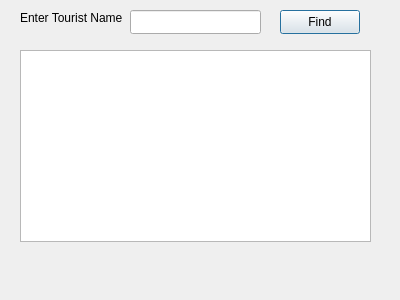
<?xml version="1.0" encoding="UTF-8"?>
<ui version="4.0">
 <class>FindTourist</class>
 <widget class="QDialog" name="FindTourist">
  <property name="geometry">
   <rect>
    <x>0</x>
    <y>0</y>
    <width>400</width>
    <height>300</height>
   </rect>
  </property>
  <property name="windowTitle">
   <string>Find Tourist</string>
  </property>
  <widget class="QLabel" name="label">
   <property name="geometry">
    <rect>
     <x>20</x>
     <y>10</y>
     <width>111</width>
     <height>16</height>
    </rect>
   </property>
   <property name="text">
    <string>Enter Tourist Name</string>
   </property>
  </widget>
  <widget class="QLineEdit" name="txtTouristName">
   <property name="geometry">
    <rect>
     <x>130</x>
     <y>10</y>
     <width>131</width>
     <height>24</height>
    </rect>
   </property>
  </widget>
  <widget class="QPushButton" name="btnFind">
   <property name="geometry">
    <rect>
     <x>280</x>
     <y>10</y>
     <width>80</width>
     <height>24</height>
    </rect>
   </property>
   <property name="text">
    <string>Find</string>
   </property>
  </widget>
  <widget class="QTableView" name="tableView">
   <property name="geometry">
    <rect>
     <x>20</x>
     <y>50</y>
     <width>351</width>
     <height>192</height>
    </rect>
   </property>
  </widget>
 </widget>
 <resources/>
 <connections/>
</ui>
